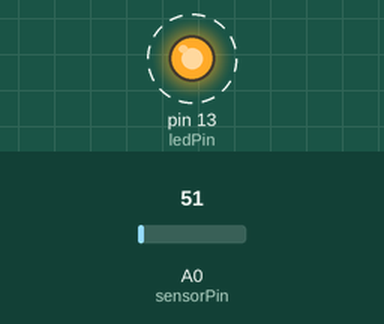
A sketch run on a simulated Arduino Uno, built with avr-gcc and run on an emulated ATmega328P. Shown: output pins drawn as LEDs (lit = HIGH). Dashed ring = blinking. The test bench sets the inputs (shaded band); at power-on: A0 (sensorPin) = 51.

Above: at 0.87 s.
1.3 s: A0 (sensorPin) set to 71
At 2.5 s:
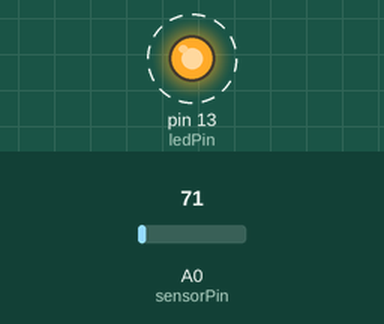
4.3 s: A0 (sensorPin) set to 61
At 4.87 s:
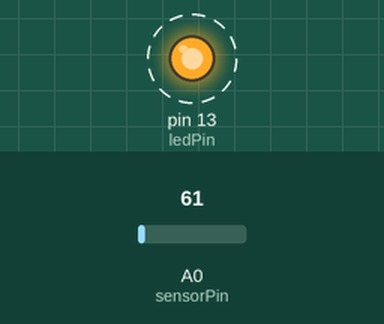
Timing chart, 0 to 13.3 s (numbered marks = the images above; inputs shaded):
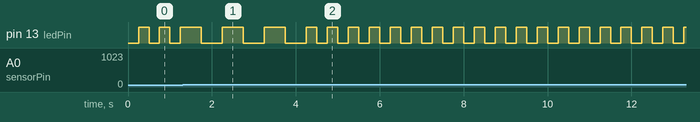

The sketch:

Led_blink_temperature.ino
```cpp
#include <elapsedMillis.h>

const int sensorPin = A0; // LM35 sensor connected to analog pin A0
const int ledPin = 13;    // Onboard LED connected to digital pin 13

float temperatureC = 0; // Variable to store temperature in Celsius
int ledState = LOW;     // Variable to store the LED state
elapsedMillis interval; // Timer to keep track of interval

void setup() {
  pinMode(ledPin, OUTPUT);
}

void loop() {
  int sensorValue = analogRead(sensorPin); // Read the sensor value
  float voltage = sensorValue * (5.0 / 1023.0); // Convert sensor value to voltage
  temperatureC = voltage * 100.0; // Convert voltage to temperature in Celsius

  // Check temperature and set blinking interval accordingly
  if (temperatureC < 30) {
    if (interval >= 250) {
      interval = 0; // Reset the interval
      ledState = !ledState; // Toggle LED state
      digitalWrite(ledPin, ledState); // Set the LED with the ledState
    }
  } else {
    if (interval >= 500) {
      interval = 0; // Reset the interval
      ledState = !ledState; // Toggle LED state
      digitalWrite(ledPin, ledState); // Set the LED with the ledState
    }
  }
}
```

Measured:
- after the input at 1.3 s, pin 13 (ledPin): alternates HIGH for 0.50 s and LOW for 0.50 s, starting after 0.45 s
- after the input at 4.3 s, pin 13 (ledPin): alternates HIGH for 0.25 s and LOW for 0.25 s, starting after 0.20 s
- by itself, pin 13 (ledPin): alternates HIGH for 0.25 s and LOW for 0.25 s
